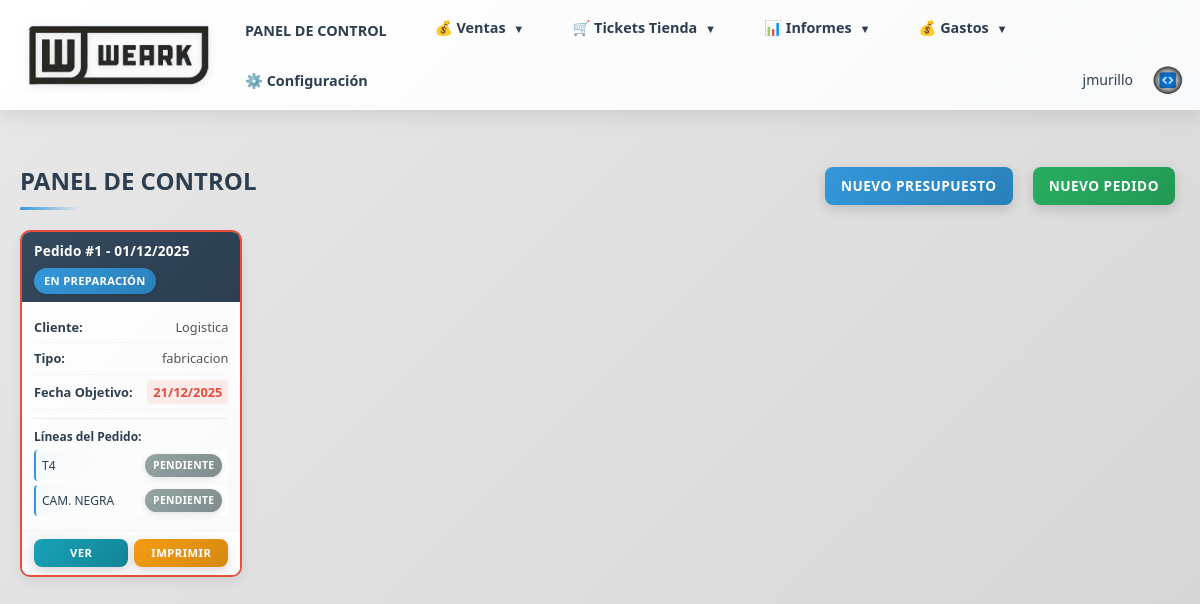
/ (signed in), run on the app's committed database.
### models.py (models this page shows, shortened)
class Usuario(db.Model, UserMixin):
    __tablename__ = 'usuarios'
    id = db.Column(db.Integer, primary_key=True)
    usuario = db.Column(db.String(80), nullable=False, unique=True)
    password_hash = db.Column(db.String(255), nullable=False)
    correo = db.Column(db.String(100), nullable=False)
    telefono = db.Column(db.String(50))
    rol = db.Column(db.String(50), nullable=False)  # comercial, administracion, supervisor, usuario
    fecha_creacion = db.Column(db.DateTime, default=datetime.utcnow)
    ultimo_acceso = db.Column(db.DateTime)
    activo = db.Column(db.Boolean, default=True, nullable=False)
    def is_supervisor(self):
        return self.rol == 'supervisor'

class Pedido(db.Model):
    __tablename__ = 'pedidos'
    id = db.Column(db.Integer, primary_key=True)
    comercial_id = db.Column(db.Integer, db.ForeignKey('comerciales.id'), nullable=False)
    cliente_id = db.Column(db.Integer, db.ForeignKey('clientes.id'), nullable=False)
    presupuesto_id = db.Column(db.Integer, db.ForeignKey('presupuestos.id'), nullable=True)  # Presupuesto del que proviene este pedido
    tipo_pedido = db.Column(db.String(50), nullable=False)  # fabricacion, no fabricacion, cliente web
    estado = db.Column(db.String(50), nullable=False, default='Pendiente')  # Pendiente, Diseño, En preparación, Todo listo, Enviado, Entregado al cliente
    forma_pago = db.Column(db.Text)
    imagen_diseno = db.Column(db.String(255))
    imagen_portada = db.Column(db.String(255))  # Imagen de portada (primera página)
    imagen_adicional_1 = db.Column(db.String(255))  # Imagen adicional 1 (segunda página)
    descripcion_imagen_1 = db.Column(db.Text)  # Descripción de imagen adicional 1
    imagen_adicional_2 = db.Column(db.String(255))  # Imagen adicional 2 (segunda página)
    descripcion_imagen_2 = db.Column(db.Text)  # Descripción de imagen adicional 2
    imagen_adicional_3 = db.Column(db.String(255))  # Imagen adicional 3 (segunda página)
    descripcion_imagen_3 = db.Column(db.Text)  # Descripción de imagen adicional 3
    imagen_adicional_4 = db.Column(db.String(255))  # Imagen adicional 4 (segunda página)
    descripcion_imagen_4 = db.Column(db.Text)  # Descripción de imagen adicional 4
    imagen_adicional_5 = db.Column(db.String(255))  # Imagen adicional 5 (segunda página)
    descripcion_imagen_5 = db.Column(db.Text)  # Descripción de imagen adicional 5
    fecha_aceptacion = db.Column(db.Date)
    fecha_objetivo = db.Column(db.Date)  # Fecha objetivo de entrega (calculada automáticamente: 20 días desde aceptación)
    fecha_entrega_trabajo = db.Column(db.Date)
    fecha_envio_taller = db.Column(db.Date)
    fecha_entrega_bordados = db.Column(db.Date)
    fecha_entrega_cliente = db.Column(db.Date)
    fecha_pendiente = db.Column(db.Date)  # Fecha cuando se marcó como Pendiente (usa fecha_creacion si no existe)
    fecha_diseno = db.Column(db.Date)  # Fecha cuando se marcó como Diseño
    fecha_todo_listo = db.Column(db.Date)  # Fecha cuando se marcó como Todo listo
    fecha_enviado = db.Column(db.Date)  # Fecha cuando se marcó como Enviado
    fecha_creacion = db.Column(db.DateTime, default=datetime.utcnow)
    lineas = db.relationship('LineaPedido', backref='pedido', lazy=True, cascade='all, delete-orphan')
    presupuesto = db.relationship('Presupuesto', backref='pedidos', lazy=True)

class Cliente(db.Model, UserMixin):
    __tablename__ = 'clientes'
    id = db.Column(db.Integer, primary_key=True)
    nombre = db.Column(db.String(200), nullable=False)
    alias = db.Column(db.String(200))  # Alias o nombre alternativo
    nif = db.Column(db.String(20))  # NIF/CIF del cliente
    direccion = db.Column(db.Text)
    poblacion = db.Column(db.String(100))  # Población
    provincia = db.Column(db.String(100))  # Provincia
    codigo_postal = db.Column(db.String(10))  # Código Postal
    pais = db.Column(db.String(100), default='España')  # País
    telefono = db.Column(db.String(50))  # Teléfono fijo
    movil = db.Column(db.String(50))  # Teléfono móvil
    email = db.Column(db.String(100))
    categoria = db.Column(db.String(50))  # Categoría: hosteleria, clinica, colegio, emerita, carnaval, transporte, varios
    personas_contacto = db.Column(db.Text)  # Personas de contacto
    anotaciones = db.Column(db.Text)  # Anotaciones adicionales
    usuario_web = db.Column(db.String(80), unique=True, nullable=True)  # Usuario para acceso web
    password_hash = db.Column(db.String(255), nullable=True)  # Contraseña hash
    fecha_creacion = db.Column(db.DateTime, default=datetime.utcnow)
    fecha_alta = db.Column(db.Date)  # Fecha de alta del cliente
    ultimo_acceso = db.Column(db.DateTime)
    comercial_id = db.Column(db.Integer, db.ForeignKey('comerciales.id'), nullable=True)
    comercial = db.relationship('Comercial', backref='clientes_asignados', lazy=True)
    pedidos = db.relationship('Pedido', backref='cliente', lazy=True)
    presupuestos = db.relationship('Presupuesto', backref='cliente', lazy=True)

class LineaPedido(db.Model):
    __tablename__ = 'lineas_pedido'
    id = db.Column(db.Integer, primary_key=True)
    pedido_id = db.Column(db.Integer, db.ForeignKey('pedidos.id'), nullable=False)
    prenda_id = db.Column(db.Integer, db.ForeignKey('prendas.id'), nullable=False)
    nombre = db.Column(db.String(200), nullable=False)  # Mantenido para compatibilidad, no se usa en la UI
    cargo = db.Column(db.String(100))  # Mantenido para compatibilidad, no se usa en la UI
    nombre_mostrar = db.Column(db.String(200), nullable=True)  # Nombre para mostrar al cliente
    cantidad = db.Column(db.Integer, nullable=False, default=1)
    color = db.Column(db.String(50))
    forma = db.Column(db.String(100))
    tipo_manda = db.Column(db.String(100))
    sexo = db.Column(db.String(20))  # Masculino, Femenino, Unisex
    talla = db.Column(db.String(20))
    tejido = db.Column(db.String(100))
    precio_unitario = db.Column(db.Numeric(10, 2), nullable=True)  # Precio unitario de la línea (copiado del presupuesto)
    estado = db.Column(db.String(50), nullable=False, default='pendiente')  # pendiente, en confección, en bordado, listo

class Prenda(db.Model):
    __tablename__ = 'prendas'
    id = db.Column(db.Integer, primary_key=True)
    nombre = db.Column(db.String(200), nullable=False)
    tipo = db.Column(db.String(50), nullable=False)  # pantalon, camisa, zapato, camiseta, etc.
    precio_coste = db.Column(db.Numeric(10, 2), nullable=False, default=0)  # Precio de coste
    precio_venta = db.Column(db.Numeric(10, 2), nullable=False, default=0)  # Precio de venta
    lineas_pedido = db.relationship('LineaPedido', backref='prenda', lazy=True)
    lineas_presupuesto = db.relationship('LineaPresupuesto', backref='prenda', lazy=True)

### routes/index.py (the view)
@index_bp.route('/')
@login_required
def index():
    try:
        from sqlalchemy.orm import joinedload
        from models import LineaPedido
        pedidos = Pedido.query.filter(
            Pedido.estado != 'Entregado al cliente'
        ).options(
            joinedload(Pedido.cliente),
            joinedload(Pedido.lineas).joinedload(LineaPedido.prenda)
        ).all()
        hoy = datetime.now().date()
        for pedido in pedidos:
            if pedido.fecha_aceptacion and not pedido.fecha_objetivo:
                pedido.fecha_objetivo = pedido.fecha_aceptacion + timedelta(days=20)
            if pedido.fecha_objetivo:
                dias_restantes = (pedido.fecha_objetivo - hoy).days
                if dias_restantes <= 5:
                    pedido.fecha_class = 'urgente'
                elif dias_restantes <= 10:
                    pedido.fecha_class = 'proxima'
                else:
                    pedido.fecha_class = 'ok'
            else:
                pedido.fecha_class = ''
        pedidos.sort(key=lambda p: (
            p.fecha_objetivo if p.fecha_objetivo else datetime.max.date(),
            p.fecha_aceptacion if p.fecha_aceptacion else datetime.max.date()
        ))
        return render_template('index.html', pedidos=pedidos)
    except Exception as e:
        import traceback
        error_msg = f"Error en index: {str(e)}\n{traceback.format_exc()}"
        print(error_msg)
        flash(f'Error al cargar el panel de control: {str(e)}', 'error')
        return render_template('index.html', pedidos=[])

### app.py (called while the page is built)
@login_manager.user_loader
def load_user(user_id):
    from models import Usuario, Cliente
    if user_id.startswith('cliente_'):
        cliente_id = int(user_id.replace('cliente_', ''))
        cliente = Cliente.query.get(cliente_id)
        if cliente and cliente.tiene_acceso_web():
            return cliente
        return None
    else:
        return Usuario.query.get(int(user_id))

### templates/index.html (shortened to what this page needs)
{% extends "base.html" %}
{% block content %}
<div style="display: flex; align-items: center; justify-content: space-between; margin-bottom: 20px; flex-wrap: wrap; gap: 15px;">
    <h2 style="font-size: 1.5rem; margin: 0;">PANEL DE CONTROL</h2>
    <div style="display: flex; gap: 10px; flex-wrap: wrap;">
        <a href="{{ url_for('presupuestos.nuevo_presupuesto') }}" class="btn btn-primary" style="padding: 8px 16px; font-size: 0.85rem;">Nuevo Presupuesto</a>
        <a href="{{ url_for('pedidos.nuevo_pedido') }}" class="btn btn-success" style="padding: 8px 16px; font-size: 0.85rem;">Nuevo Pedido</a>
    </div>
</div>
{% if pedidos %}
<div class="pedidos-grid">
    {% for pedido in pedidos %}
    <div class="pedido-card {% if pedido.fecha_class %}pedido-{{ pedido.fecha_class }}{% endif %}">
        <div class="pedido-card-header">
            <div class="pedido-id">
                Pedido #{{ pedido.id }}{% if pedido.fecha_aceptacion %} - {{ pedido.fecha_aceptacion.strftime('%d/%m/%Y') }}{% endif %}
            </div>
            <span class="badge badge-estado-{{ pedido.estado.lower()|replace(' ', '-')|replace('ó', 'o')|replace('í', 'i')|replace('é', 'e') }}">{{ pedido.estado }}</span>
        </div>
        <div class="pedido-card-body">
            <div class="pedido-info-item">
                <strong>Cliente:</strong>
                <span>{{ pedido.cliente.nombre if pedido.cliente else 'N/A' }}</span>
            </div>
            <div class="pedido-info-item">
                <strong>Tipo:</strong>
                <span>{{ pedido.tipo_pedido }}</span>
            </div>
            <div class="pedido-info-item">
                <strong>Fecha Objetivo:</strong>
                <span>
                    {% if pedido.fecha_objetivo %}
                        <span class="fecha-objetivo {{ pedido.fecha_class }}">
                            {{ pedido.fecha_objetivo.strftime('%d/%m/%Y') }}
                        </span>
                    {% else %}
                        -
                    {% endif %}
                </span>
            </div>
            {% if pedido.lineas %}
            <div class="pedido-lineas-container">
                <strong>Líneas del Pedido:</strong>
                <ul class="pedido-lineas-list">
                    {% for linea in pedido.lineas %}
                    <li class="linea-item">
                        <span class="linea-nombre">{{ linea.prenda.nombre if linea.prenda else 'N/A' }}</span>
                        <span class="badge badge-estado-linea badge-estado-{{ linea.estado.lower()|replace(' ', '-')|replace('ó', 'o')|replace('í', 'i')|replace('é', 'e') }}">{{ linea.estado }}</span>
                    </li>
                    {% endfor %}
                </ul>
            </div>
            {% endif %}
        </div>
        <div class="pedido-card-actions">
            <a href="{{ url_for('pedidos.ver_pedido', pedido_id=pedido.id) }}" class="btn btn-info">Ver</a>
            <a href="{{ url_for('pedidos.imprimir_pedido', pedido_id=pedido.id) }}" class="btn btn-warning" target="_blank">Imprimir</a>
        </div>
    </div>
    {% endfor %}
</div>
{% else %}
<p>No hay pedidos registrados. <a href="{{ url_for('pedidos.nuevo_pedido') }}">Crear primer pedido</a></p>
{% endif %}
{% endblock %}

### templates/base.html (shortened to what this page needs)
<!DOCTYPE html>
<html lang="es">
<head>
    <link rel="stylesheet" href="{{ url_for('static', filename='css/style.css') }}">
</head>
<body>
    <header>
        <div class="container header-wrapper">
            <a href="{{ url_for('index.index') }}" style="text-decoration: none; display: flex; align-items: center;">
                <img src="{{ url_for('static', filename='logo_base.png') }}" alt="Logo" class="header-logo">
            </a>
            <nav>
                {% if current_user.is_authenticated %}
                    <a href="{{ url_for('index.index') }}">PANEL DE CONTROL</a>
                    <div class="dropdown">
                        <a href="#" class="dropdown-toggle">💰 Ventas <span class="dropdown-arrow">▼</span></a>
                    </div>
                    <div class="dropdown">
                        <a href="#" class="dropdown-toggle">🛒 Tickets Tienda <span class="dropdown-arrow">▼</span></a>
                    </div>
                    <div class="dropdown">
                        <a href="#" class="dropdown-toggle">📊 Informes <span class="dropdown-arrow">▼</span></a>
                    </div>
                    <div class="dropdown">
                        <a href="#" class="dropdown-toggle">💰 Gastos <span class="dropdown-arrow">▼</span></a>
                    </div>
                    {% if current_user.is_supervisor() %}
                        <a href="{{ url_for('configuracion.index') }}">⚙️ Configuración</a>
                    {% endif %}
                    <div class="user-menu">
                        <span class="user-name">{{ current_user.usuario }}</span>
                        <a href="{{ url_for('auth.logout') }}" class="logout-btn-circle" title="Cerrar Sesión">
                            <img src="{{ url_for('static', filename='logo_jm.png') }}" alt="Cerrar Sesión" style="width: 100%; height: 100%; object-fit: contain;">
                        </a>
                    </div>
                {% endif %}
            </nav>
        </div>
    </header>
    <div class="container">
        {% block content %}{% endblock %}
    </div>
</body>
</html>

### data on the page
Usuario: usuario "jmurillo"
Pedido: id "1", fecha_aceptacion "01/12/2025", estado "EN PREPARACIÓN", cliente "Logistica", tipo_pedido "fabricacion", fecha_objetivo "21/12/2025"
LineaPedido: prenda "T4", estado "PENDIENTE"
LineaPedido: prenda "CAM. NEGRA", estado "PENDIENTE"
